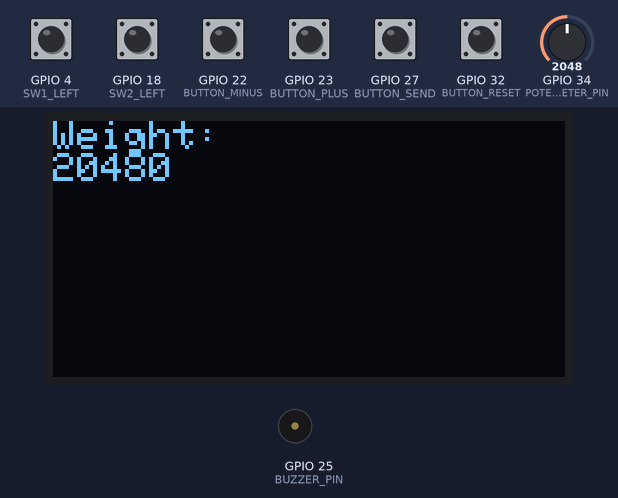
Simulated run of this program. Board: ESP32. Shown: 128×64 one-colour display, buzzer (waves = sounding). The inputs (shaded band) are chosen by the test bench; at power-on: GPIO 4 (SW1_LEFT), GPIO 18 (SW2_LEFT), GPIO 22 (BUTTON_MINUS), GPIO 23 (BUTTON_PLUS), GPIO 27 (BUTTON_SEND), GPIO 32 (BUTTON_RESET) HIGH, GPIO 34 (POTENTIOMETER_PIN) = 2048 (analog values on the 0–4095 scale). WiFi joins after 1.5 s; servers stay silent unless stated; uploads are accepted with an empty reply; what the program prints to the serial monitor is not drawn.

Above: at 2.9 s.
3.0 s: GPIO 27 (BUTTON_SEND) pulled LOW for 3.2 s
At 4.5 s:
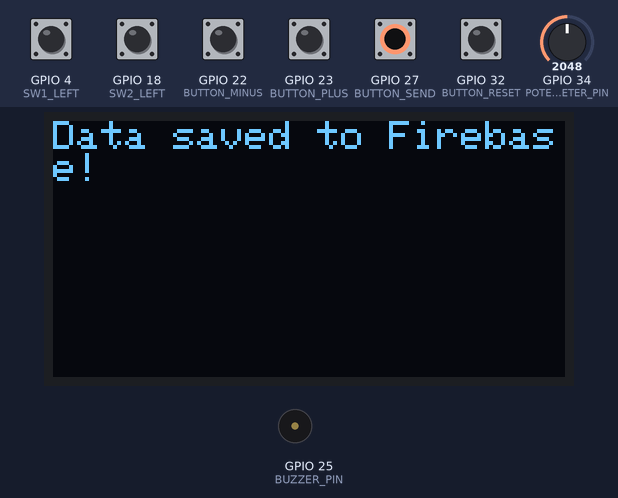
7.7 s: GPIO 34 (POTENTIOMETER_PIN) set to 2944
At 8.35 s:
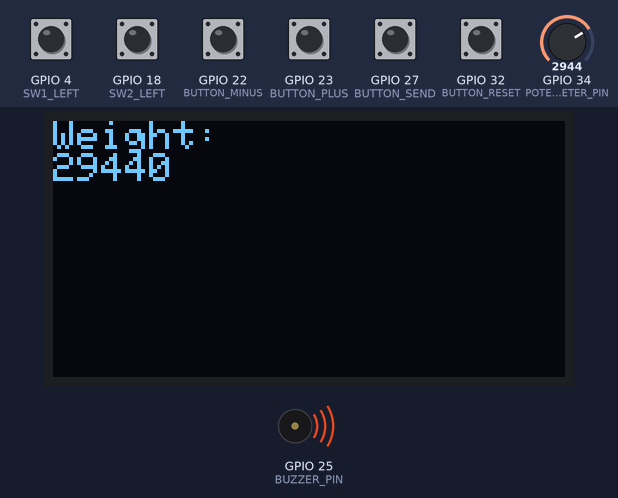
10.7 s: GPIO 34 (POTENTIOMETER_PIN) set to 3065
At 12.4 s:
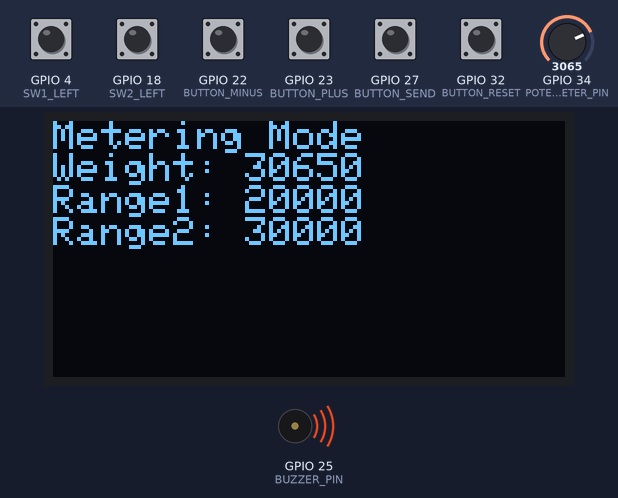
12.6 s: GPIO 27 (BUTTON_SEND) pulled LOW for 0.2 s
At 12.83 s:
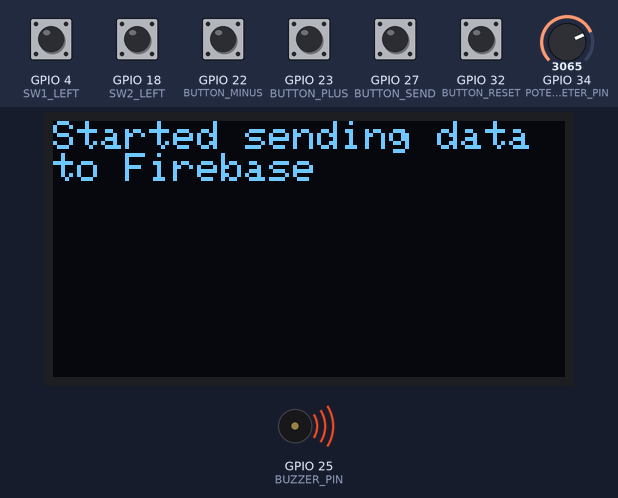
14.4 s: GPIO 4 (SW1_LEFT) pulled LOW for 3.2 s
At 18.8 s:
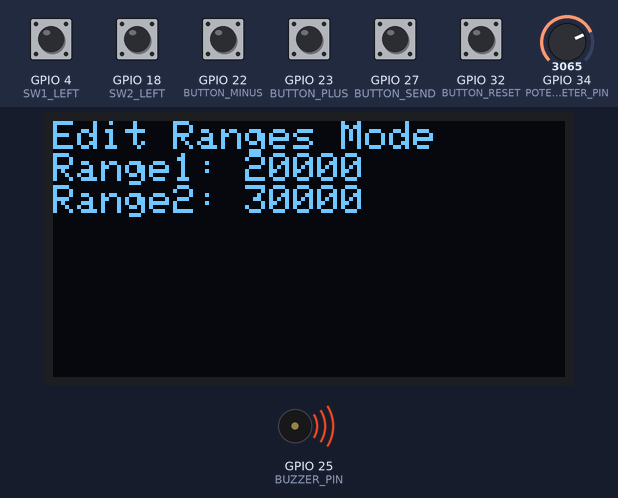
19.1 s: GPIO 34 (POTENTIOMETER_PIN) set to 2866
At 19.32 s:
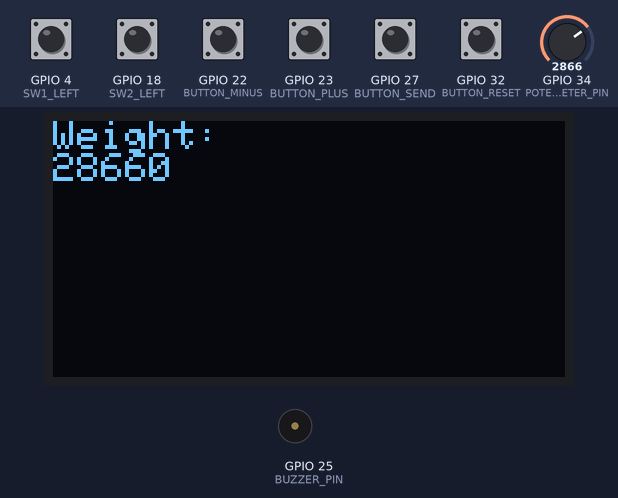
Timing chart, 0 to 21.6 s (numbered marks = the images above; inputs shaded):
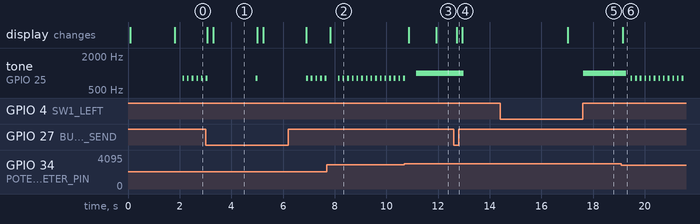

The program:

main.cpp
```cpp
#include <Arduino.h>
#include <WiFi.h>
#include <HTTPClient.h>
#include <Wire.h>
#include <Adafruit_GFX.h>
#include <Adafruit_SSD1306.h>

// Настройки Wi-Fi
#define WIFI_SSID "Wokwi-GUEST"
#define WIFI_PASSWORD ""

// Настройки Firebase
#define FIREBASE_HOST "arduinodb-b6b48-default-rtdb.europe-west1.firebasedatabase.app"
#define FIREBASE_AUTH ""//пароль убран!!!

// Пины (занятые)
#define BUZZER_PIN 25
#define BUTTON_RESET 32
#define BUTTON_SEND 27
#define POTENTIOMETER_PIN 34
#define SW1_LEFT  4  // Левый контакт 1-го переключателя
#define SW2_LEFT  18 // Левый контакт 2-го переключателя
#define BUTTON_PLUS 23
#define BUTTON_MINUS 22

//Экран
#define SCREEN_WIDTH 128
#define SCREEN_HEIGHT 64
#define OLED_RESET -1
// Указываем свои пины I2C (SDA=16, SCL=17)
Adafruit_SSD1306 display(SCREEN_WIDTH, SCREEN_HEIGHT, &Wire, OLED_RESET);

// Таймер для обновления
unsigned long previousMillis = 0;
const long interval = 5000;

//Коэффициент
int coef = 10;
//Шаг
int step = 50 * coef;

// Диапазоны
int start_range1 = 2000 * coef;
int start_range2 = 3000 * coef;
int max_range = 4000 * coef;


int range1 = start_range1;
int range2 = start_range2;

// Диапазоны булевые
bool range_change1 = false;
bool range_change2 = false;

int weight = 0;

//Код весов
int idScales = 1;

void setup() {
  Serial.begin(115200);

  // Настройка пинов
  pinMode(BUZZER_PIN, OUTPUT);
  pinMode(BUTTON_SEND, INPUT_PULLUP);
  pinMode(BUTTON_RESET, INPUT_PULLUP);
  pinMode(BUTTON_PLUS, INPUT_PULLUP);
  pinMode(BUTTON_MINUS, INPUT_PULLUP);
  pinMode(SW1_LEFT, INPUT_PULLUP);
  pinMode(SW2_LEFT, INPUT_PULLUP);

  Wire.begin(16, 17); // SDA=GPIO16, SCL=GPIO17

  if (!display.begin(SSD1306_SWITCHCAPVCC, 0x3C)) { // Адрес 0x3C или 0x3D
    Serial.println("SSD1306 не подключен!");
    while (1);
  }

  display.clearDisplay();
  display.setTextSize(1);
  display.setTextColor(SSD1306_WHITE);
  display.setCursor(0, 0);
  display.println("GPIO16(SDA), GPIO17(SCL)");
  display.display();
  analogReadResolution(12);
  analogSetAttenuation(ADC_11db);

  // Подключение к Wi-Fi
  WiFi.begin(WIFI_SSID, WIFI_PASSWORD);
  Serial.print("Connecting to WiFi");

  display.clearDisplay();
  display.setCursor(0, 0);
  display.println("Connecting to WiFi");
  display.display();

  while (WiFi.status() != WL_CONNECTED) {
    delay(300);
    Serial.print(".");
  }
  display.println("\nConnected!");
  Serial.println("\nConnected!");

  Serial.println("Firebase data cleanup started!");
  display.println("Firebase data cleanup started!");
  // Очистка базы данных Firebase перед отправкой новых данных
  HTTPClient http;
  String clearUrl = "https://" + String(FIREBASE_HOST) + "/sensorData/idScales"+String(idScales)+".json?auth=" + String(FIREBASE_AUTH);

  http.begin(clearUrl);
  int clearCode = http.sendRequest("DELETE");

  if (clearCode == HTTP_CODE_OK) {
    Serial.println("Firebase data cleared successfully!");
    display.println("Firebase data cleared successfully!");
  } else {
    Serial.printf("Error clearing data: %d\n", clearCode);
    display.println("Error clearing data: %d\n"+ String(clearCode));
  }
  http.end();
}

void playTone(int mode) {
  switch (mode) {
    case 1: tone(BUZZER_PIN, 600, 20); delay(80); break;
    case 2: tone(BUZZER_PIN, 800, 20); delay(30); tone(BUZZER_PIN, 800, 20); break;
    case 3: tone(BUZZER_PIN, 1000, 300); break;
    case 4: tone(BUZZER_PIN, 500, 50); break;
  }
}

void sendToFirebase(int weight, const char* eventType) {
  if (WiFi.status() != WL_CONNECTED) {
    Serial.println("WiFi disconnected!");
    display.clearDisplay();
    display.setCursor(0, 0);
    display.println("WiFi disconnected!");
    display.display();
    delay(1000);
    return;
  }
  display.clearDisplay();
  display.setCursor(0, 0);
  display.println("Started sending data to Firebase");
  display.display();

  String uniqueId = String(millis());
  HTTPClient http;
  String url = "https://" + String(FIREBASE_HOST) + "/sensorData/idScales"
  +String(idScales)+"/"+String(uniqueId)+".json?auth=" + String(FIREBASE_AUTH);


  String payload = "{\"weight\":" + String(weight) +
                   ",\"range1\":" + String(range1) +
                   ",\"range2\":" + String(range2) +
                   ",\"timestamp\":" + String(uniqueId) +
                   ",\"event\":\"" + String(eventType) + "\"}";

  http.begin(url);
  http.addHeader("Content-Type", "application/json");

  int httpCode = http.PUT(payload);
  if (httpCode == HTTP_CODE_OK) {
    Serial.println("Data saved to Firebase!");
    display.clearDisplay();
    display.setCursor(0, 0);
    display.println("Data saved to Firebase!");
    display.display();
    delay(1500);
  } else {
    Serial.printf("Error: %d\n", httpCode);
    display.clearDisplay();
    display.setCursor(0, 0);
    display.println("Error: %d\n "+ String(httpCode));
    display.display();
    delay(1500);
  }
  http.end();
}
void changeRanges(int typeOperation, volatile int& range, bool isRange1) {
  if (typeOperation == 1 )
  {
    range -= step;
  }
  else if (typeOperation == 2)
  {
    range += step;
  }
  Serial.print(isRange1? "Range1 = ":"Range2 = ");
  Serial.println(range);

  display.clearDisplay();
  display.setCursor(0, 0);
  display.print(isRange1? "Range1 = ":"Range2 = ");
  display.println(range);
  display.display();
  playTone(4);
}

void loop() {
  bool sw1IsLeft = digitalRead(SW1_LEFT) == LOW;
  bool sw2IsLeft = digitalRead(SW2_LEFT) == LOW;
  unsigned long currentMillis = millis(); // Текущее время
  if (currentMillis - previousMillis >= interval) {
  previousMillis = currentMillis; // Сброс таймера
    if (sw1IsLeft)
    {
      display.clearDisplay();
      display.setCursor(0, 0);
      display.println("Edit Ranges Mode");
      display.print("Range1: ");
      display.println(range1);
      display.print("Range2: ");
      display.println(range2);
      display.display();
    }
    else
    {
      display.clearDisplay();
      display.setCursor(0, 0);
      display.println("Metering Mode");
      display.print("Weight: ");
      display.println(weight);
      display.print("Range1: ");
      display.println(range1);
      display.print("Range2: ");
      display.println(range2);
      display.display();
    }
  }

  if (sw1IsLeft)
  {
    if (sw2IsLeft)
    {
      if (digitalRead(BUTTON_PLUS) == LOW) {
        if (range1 < range2 + step)
          changeRanges(2, range1, true);
      }
      if (digitalRead(BUTTON_MINUS) == LOW) {
        if (range1 > step)
          changeRanges(1, range1, true);
      }
    }
    else
    {
      if (digitalRead(BUTTON_PLUS) == LOW) {
        if (range2 < max_range - step)
          changeRanges(2, range2, false);
      }
      if (digitalRead(BUTTON_MINUS) == LOW) {
        if (range2 > range1 + step)
          changeRanges(1, range2, false);
      }
    }

    if (digitalRead(BUTTON_RESET) == LOW) {
      range1 = start_range1;
      range2 = start_range2;
      display.clearDisplay();
      display.setCursor(0, 0);
      display.println("Data has Reset");
      display.print("Range1: ");
      display.println(range1);
      display.print("Range2: ");
      display.println(range2);
      display.display();
    }
  }
  else
  {
    if (weight != analogRead(POTENTIOMETER_PIN) * coef)
    {
      weight = analogRead(POTENTIOMETER_PIN) * coef;
      display.clearDisplay();
      display.setCursor(0, 0);
      display.println("Weight: ");
      display.println(weight);
      display.display();
      delay(300);
    }

    // Определение диапазона веса
    if (weight < range1) playTone(1);
    else if (weight < range2) playTone(2);
    else playTone(3);

    static unsigned long lastDebounceTime = 0;
    if (digitalRead(BUTTON_SEND) == LOW) {
      lastDebounceTime = millis();
      sendToFirebase(weight, "save_result");
    }

    // Вывод в Serial Monitor

    Serial.print("Weight: ");
    Serial.print(weight);
    Serial.print(" | Range1: ");
    Serial.print(range1);
    Serial.print(" | Range2: ");
    Serial.println(range2);
  }
  delay(150);
}
```

Measured:
- the behaviour switches between 2999 and 3000 on GPIO 34 (POTENTIOMETER_PIN) (found by bisection; images 2 and 3)
- after the input at 3.0 s, the display: first changes after 0.07 s (image 1 shows a later state)
- after the input at 7.7 s, the display: changes after 0.13 s (image 2)
- after the input at 10.7 s, the display: first changes after 0.16 s (image 3 shows a later state)
- after the input at 12.6 s, tone on GPIO 25 (BUZZER_PIN): 1000 Hz → silent after 0.39 s; the display: changes after 0.12 s (image 4)
- after the input at 14.4 s, tone on GPIO 25 (BUZZER_PIN): silent → 1000 Hz after 3.2 s instead of 0.20 s; the display: changes after 2.6 s (image 5)
- after the input at 19.1 s, tone on GPIO 25 (BUZZER_PIN): 1000 Hz → silent after 0.18 s, then repeats every 0.18 s: 800 Hz 0.02 s, silent 0.01 s, 800 Hz 0.02 s, silent 0.13 s; the display: changes after 0.05 s (image 6)
- by itself, tone on GPIO 25 (BUZZER_PIN): plays 800 Hz for 0.02 s, 800 Hz for 0.02 s, 800 Hz for 0.02 s, 800 Hz for 0.02 s, 800 Hz for 0.02 s, 800 Hz for 0.02 s … (14 notes in this stretch)
